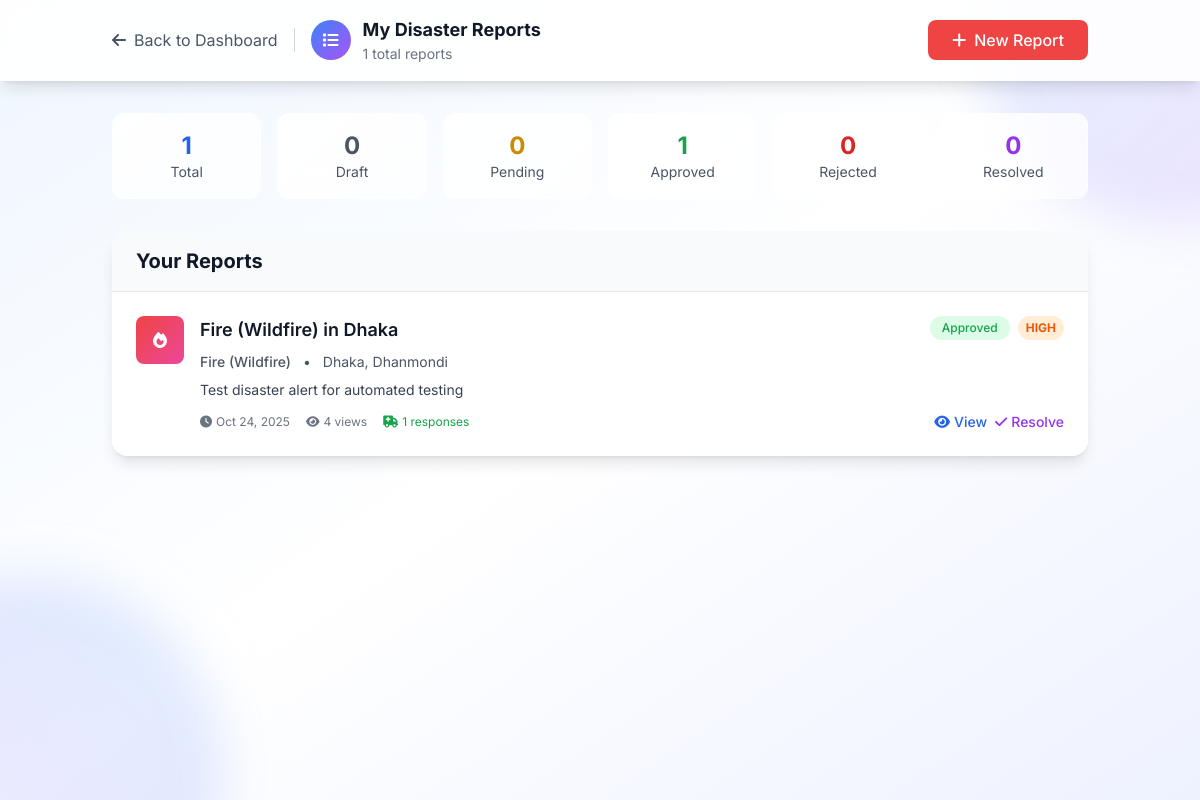
The app's page /disasters/my-disasters/ (signed in) with its own data.
### disasters/models.py (models this page shows, shortened)
class Disaster(models.Model):
    DISASTER_TYPE_CHOICES = [
        ('earthquake', 'Earthquake'),
        ('flood', 'Flood'),
        ('cyclone_storm', 'Cyclone/Storm'),
        ('wildfire', 'Fire (Wildfire)'),
        ('landslide', 'Landslide'),
        ('drought', 'Drought'),
        ('tsunami', 'Tsunami'),
        ('natural_other', 'Natural - Others'),
        ('building_fire', 'Building Fire'),
        ('industrial_accident', 'Industrial Accident'),
        ('chemical_spill', 'Chemical Spill'),
        ('transportation_accident', 'Transportation Accident'),
        ('bomb_threat', 'Bomb Threat/Explosion'),
        ('gas_leak', 'Gas Leak'),
        ('structural_collapse', 'Structural Collapse'),
        ('manmade_other', 'Man-Made - Others'),
    ]
    CATEGORY_CHOICES = [
        ('natural', 'Natural Disaster'),
        ('manmade', 'Man-Made Disaster'),
    ]
    SEVERITY_CHOICES = [
        ('critical', 'Critical'),
        ('high', 'High'),
        ('medium', 'Medium'),
        ('low', 'Low'),
    ]
    STATUS_CHOICES = [
        ('draft', 'Draft'),
        ('pending', 'Pending Review'),
        ('approved', 'Approved'),
        ('rejected', 'Rejected'),
        ('resolved', 'Resolved'),
        ('cancelled', 'Cancelled'),
    ]
    title = models.CharField(max_length=200, blank=True)
    disaster_type = models.CharField(max_length=30, choices=DISASTER_TYPE_CHOICES)
    category = models.CharField(max_length=10, choices=CATEGORY_CHOICES)
    severity = models.CharField(max_length=10, choices=SEVERITY_CHOICES)
    description = models.TextField(
        max_length=50,  # Add max_length constraint
        help_text="Maximum 50 characters required"  # Update help text
    )
    city = models.CharField(max_length=100)
    area_sector = models.CharField(max_length=100)
    specific_address = models.TextField(blank=True, help_text="Optional specific address")
    landmarks = models.CharField(max_length=200, blank=True, help_text="Nearby landmarks")
    incident_datetime = models.DateTimeField(help_text="When the disaster actually occurred")
    created_at = models.DateTimeField(auto_now_add=True)
    updated_at = models.DateTimeField(auto_now=True)
    reporter = models.ForeignKey(User, on_delete=models.CASCADE, related_name='reported_disasters')
    emergency_contact = models.CharField(max_length=15, blank=True, help_text="Emergency contact on scene")
    status = models.CharField(max_length=15, choices=STATUS_CHOICES, default='approved')
    approved_by = models.ForeignKey(User, on_delete=models.SET_NULL, null=True, blank=True,
                                    related_name='approved_disasters')
    approved_at = models.DateTimeField(null=True, blank=True)
    rejection_reason = models.TextField(blank=True)
    resolved_at = models.DateTimeField(null=True, blank=True)
    resolution_notes = models.TextField(blank=True)
    view_count = models.PositiveIntegerField(default=0)
    is_active = models.BooleanField(default=True)
    class Meta:
        ordering = ['-created_at']
        indexes = [
            models.Index(fields=['status', 'city', 'area_sector']),
            models.Index(fields=['disaster_type', 'severity']),
            models.Index(fields=['created_at']),
        ]
    def get_severity_color(self):
        colors = {
            'critical': 'text-red-600 bg-red-100',
            'high': 'text-orange-600 bg-orange-100',
            'medium': 'text-yellow-600 bg-yellow-100',
            'low': 'text-green-600 bg-green-100'
        }
        return colors.get(self.severity, 'text-gray-600 bg-gray-100')
    def get_disaster_icon(self):
        icons = {
            'earthquake': 'fas fa-mountain',
            'flood': 'fas fa-water',
            'cyclone_storm': 'fas fa-wind',
            'wildfire': 'fas fa-fire',
            'landslide': 'fas fa-mountain',
            'drought': 'fas fa-sun',
            'tsunami': 'fas fa-water',
            'building_fire': 'fas fa-fire-extinguisher',
            'industrial_accident': 'fas fa-industry',
            'chemical_spill': 'fas fa-vial',
            'transportation_accident': 'fas fa-car-crash',
            'bomb_threat': 'fas fa-bomb',
            'gas_leak': 'fas fa-gas-pump',
            'structural_collapse': 'fas fa-building',
        }
        return icons.get(self.disaster_type, 'fas fa-exclamation-triangle')

### disasters/views.py (the view)
# urls.py: path('my-disasters/', views.my_disasters, name='my_disasters'),
@login_required
def my_disasters(request):
    disasters = Disaster.objects.filter(reporter=request.user).order_by('-created_at')
    stats = {
        'total': disasters.count(),
        'draft': disasters.filter(status='draft').count(),
        'pending': disasters.filter(status='pending').count(),
        'approved': disasters.filter(status='approved').count(),
        'rejected': disasters.filter(status='rejected').count(),
        'resolved': disasters.filter(status='resolved').count(),
    }
    paginator = Paginator(disasters, 10)
    page_number = request.GET.get('page')
    page_obj = paginator.get_page(page_number)
    context = {
        'page_obj': page_obj,
        'stats': stats,
    }
    return render(request, 'disasters/my_disasters.html', context)

### disasters/templatetags/disasters_tags.py (called while the page is built)
@register.filter
def status_color(status):
    colors = {
        'draft': 'text-gray-600 bg-gray-100',
        'pending': 'text-yellow-600 bg-yellow-100',
        'approved': 'text-green-600 bg-green-100',
        'rejected': 'text-red-600 bg-red-100',
        'resolved': 'text-blue-600 bg-blue-100',
        'cancelled': 'text-gray-600 bg-gray-100'
    }
    return colors.get(status, 'text-gray-600 bg-gray-100')

### templates/disasters/my_disasters.html (shortened to what this page needs)
{% load static %}
{% load disasters_tags %}
<!DOCTYPE html>
<html lang="en">
<head>
    <script src="https://cdn.tailwindcss.com"></script>
    <link rel="stylesheet" href="https://cdnjs.cloudflare.com/ajax/libs/font-awesome/6.4.0/css/all.min.css">
</head>
<body class="min-h-screen bg-gradient-to-br from-blue-50 via-white to-indigo-50">
    <div class="fixed inset-0 overflow-hidden pointer-events-none">
        <div class="absolute -top-40 -right-40 w-96 h-96 bg-gradient-to-br from-blue-400 to-purple-400 rounded-full mix-blend-multiply filter blur-xl opacity-20 floating-animation"></div>
        <div class="absolute -bottom-40 -left-40 w-96 h-96 bg-gradient-to-tr from-purple-400 to-blue-400 rounded-full mix-blend-multiply filter blur-xl opacity-20 floating-animation" style="animation-delay: 2s;"></div>
    </div>
    <header class="bg-white/90 backdrop-blur-lg shadow-lg sticky top-0 z-50 border-b border-white/20">
        <div class="container mx-auto px-6 py-4 flex items-center justify-between">
            <div class="flex items-center space-x-4">
                <a href="{% if user.user_type == 'citizen' %}{% url 'citizen_dashboard' %}{% elif user.user_type == 'service_provider' %}{% url 'service_provider_dashboard' %}{% else %}{% url 'homepage' %}{% endif %}"
                   class="text-gray-600 hover:text-blue-500 transition-colors">
                    <i class="fas fa-arrow-left mr-2"></i>Back to Dashboard
                </a>
                <div class="flex items-center space-x-3">
                    <div class="w-10 h-10 bg-gradient-to-br from-blue-500 to-purple-500 rounded-full flex items-center justify-center text-white">
                        <i class="fas fa-list"></i>
                    </div>
                    <div>
                        <h1 class="text-lg font-bold text-gray-900">My Disaster Reports</h1>
                        <p class="text-sm text-gray-500">{{ stats.total }} total reports</p>
                    </div>
                </div>
            </div>
            <a href="{% url 'disasters:create_disaster' %}"
               class="bg-red-500 text-white px-6 py-2 rounded-lg hover:bg-red-600 transition-colors font-medium">
                <i class="fas fa-plus mr-2"></i>New Report
            </a>
        </div>
    </header>
    <div class="container mx-auto px-6 py-8 relative z-10">
        <div class="grid grid-cols-2 md:grid-cols-3 lg:grid-cols-6 gap-4 mb-8">
            <div class="stats-card rounded-xl p-4 text-center">
                <div class="text-2xl font-bold text-blue-600">{{ stats.total }}</div>
                <div class="text-sm text-gray-600">Total</div>
            </div>
            <div class="stats-card rounded-xl p-4 text-center">
                <div class="text-2xl font-bold text-gray-600">{{ stats.draft }}</div>
                <div class="text-sm text-gray-600">Draft</div>
            </div>
            <div class="stats-card rounded-xl p-4 text-center">
                <div class="text-2xl font-bold text-yellow-600">{{ stats.pending }}</div>
                <div class="text-sm text-gray-600">Pending</div>
            </div>
            <div class="stats-card rounded-xl p-4 text-center">
                <div class="text-2xl font-bold text-green-600">{{ stats.approved }}</div>
                <div class="text-sm text-gray-600">Approved</div>
            </div>
            <div class="stats-card rounded-xl p-4 text-center">
                <div class="text-2xl font-bold text-red-600">{{ stats.rejected }}</div>
                <div class="text-sm text-gray-600">Rejected</div>
            </div>
            <div class="stats-card rounded-xl p-4 text-center">
                <div class="text-2xl font-bold text-purple-600">{{ stats.resolved }}</div>
                <div class="text-sm text-gray-600">Resolved</div>
            </div>
        </div>
        {% if page_obj.object_list %}
            <div class="bg-white rounded-2xl shadow-lg overflow-hidden">
                <div class="px-6 py-4 border-b border-gray-200 bg-gray-50">
                    <h2 class="text-xl font-bold text-gray-900">Your Reports</h2>
                </div>
                <div class="divide-y divide-gray-200">
                    {% for disaster in page_obj.object_list %}
                        <div class="disaster-row p-6 hover:bg-gray-50 transition-colors">
                            <div class="flex items-start justify-between">
                                <div class="flex items-start space-x-4 flex-1">
                                    <div class="w-12 h-12 bg-gradient-to-br from-red-500 to-pink-500 rounded-lg flex items-center justify-center text-white flex-shrink-0">
                                        <i class="{{ disaster.get_disaster_icon }}"></i>
                                    </div>
                                    <div class="flex-1 min-w-0">
                                        <div class="flex items-start justify-between mb-2">
                                            <h3 class="text-lg font-semibold text-gray-900 truncate">{{ disaster.title }}</h3>
                                            <div class="flex items-center space-x-2 ml-4">
                                                <span class="inline-flex px-3 py-1 text-xs font-medium rounded-full {{ disaster.status|status_color }}">
                                                    {{ disaster.get_status_display }}
                                                </span>
                                                <span class="inline-flex px-2 py-1 text-xs font-bold rounded-full {{ disaster.get_severity_color }}">
                                                    {{ disaster.get_severity_display|upper }}
                                                </span>
                                            </div>
                                        </div>
                                        <div class="text-sm text-gray-600 mb-2">
                                            <span class="font-medium">{{ disaster.get_disaster_type_display }}</span>
                                            <span class="mx-2">•</span>
                                            <span>{{ disaster.city }}, {{ disaster.area_sector }}</span>
                                        </div>
                                        <p class="text-gray-700 text-sm mb-3 line-clamp-2">{{ disaster.description|truncatechars:150 }}</p>
                                        <div class="flex items-center justify-between">
                                            <div class="flex items-center space-x-4 text-xs text-gray-500">
                                                <span class="flex items-center">
                                                    <i class="fas fa-clock mr-1"></i>
                                                    {{ disaster.created_at|date:"M j, Y" }}
                                                </span>
                                                <span class="flex items-center">
                                                    <i class="fas fa-eye mr-1"></i>
                                                    {{ disaster.view_count }} views
                                                </span>
                                                {% if disaster.responses.exists %}
                                                    <span class="flex items-center text-green-600">
                                                        <i class="fas fa-ambulance mr-1"></i>
                                                        {{ disaster.responses.count }} responses
                                                    </span>
                                                {% endif %}
                                            </div>
                                            <div class="flex items-center space-x-2">
                                                <a href="{% url 'disasters:disaster_detail' disaster.id %}"
                                                   class="text-blue-600 hover:text-blue-700 text-sm font-medium">
                                                    <i class="fas fa-eye mr-1"></i>View
                                                </a>
                                                {% if disaster.status == 'approved' and disaster.reporter == user %}
                                                    <button onclick="markAsResolved({{ disaster.id }})"
                                                            class="text-purple-600 hover:text-purple-700 text-sm font-medium">
                                                        <i class="fas fa-check mr-1"></i>Resolve
                                                    </button>
                                                {% endif %}
                                            </div>
                                        </div>
                                    </div>
                                </div>
                            </div>
                        </div>
                    {% endfor %}
                </div>
            </div>
        {% endif %}
    </div>
</body>
</html>

### templates/disasters/my_disasters.html (style rules this page uses)
body { font-family: 'Inter', sans-serif; }
.stats-card { background: linear-gradient(135deg, rgba(255, 255, 255, 0.9) 0%, rgba(255, 255, 255, 0.7) 100%); backdrop-filter: blur(20px); border: 1px solid rgba(255, 255, 255, 0.2); transition: all 0.3s ease; }
.disaster-row { background: white; transition: all 0.3s ease; }
.floating-animation { animation: float 6s ease-in-out infinite; }

### records on screen
Disaster: title "Fire (Wildfire) in Dhaka", status "Approved", severity "HIGH", disaster_type "Fire (Wildfire)", city "Dhaka", area_sector "Dhanmondi", description "Test disaster alert for automated testing", created_at "Oct 24, 2025", view_count "4", responses.count "1"

### other values on screen
{{ stats.total }} "1"
{{ stats.draft }} "0"
{{ stats.pending }} "0"
{{ stats.approved }} "1"
{{ stats.rejected }} "0"
{{ stats.resolved }} "0"
